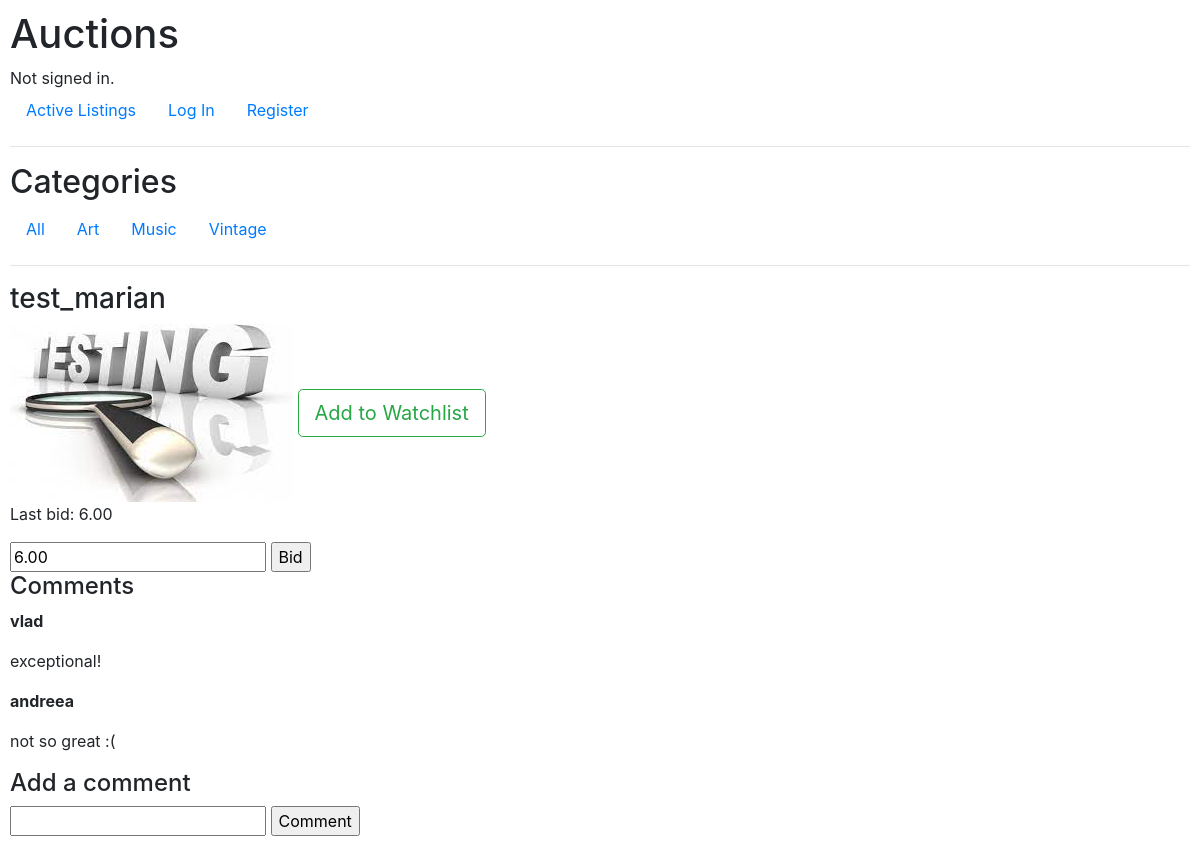
The app's page /listing/2, older data.
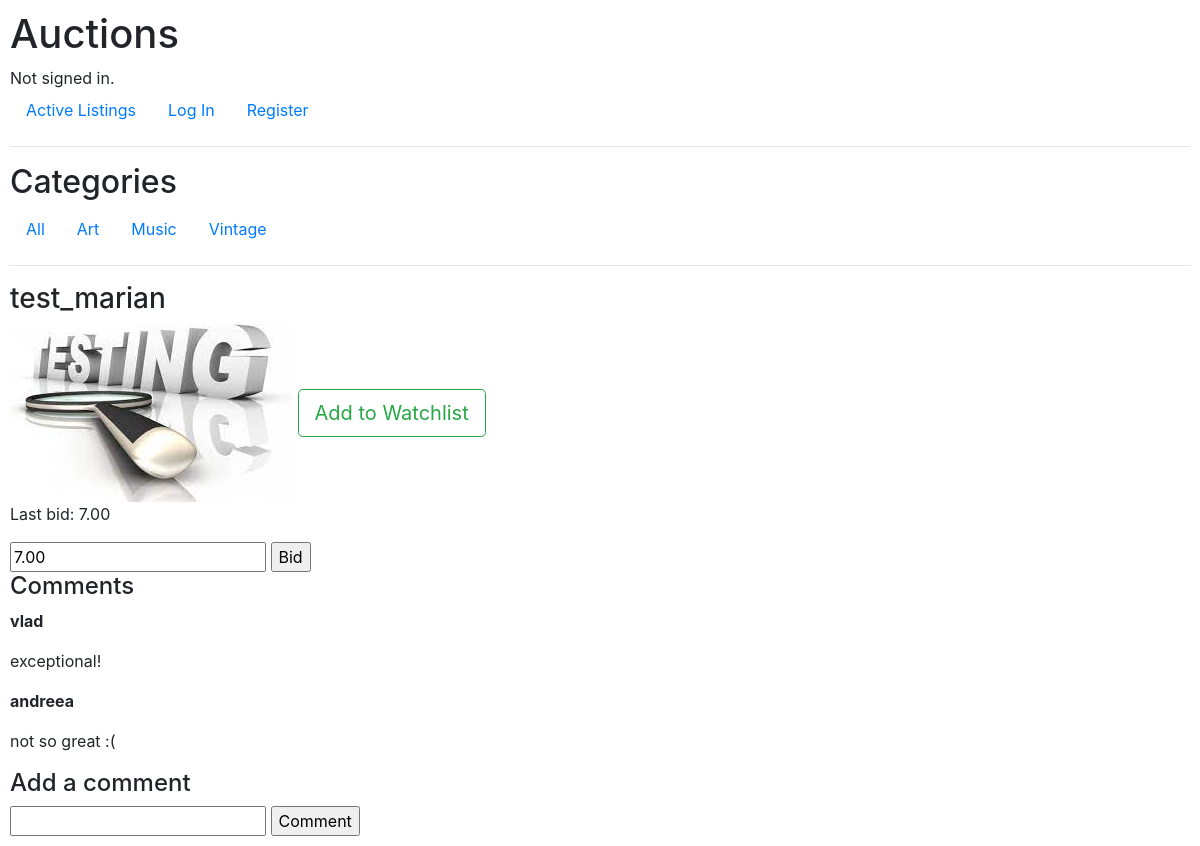
The same page, newer data.
### auctions/models.py (models this page shows)
class Bid(models.Model):
    user = models.ForeignKey(User, on_delete=models.CASCADE,null=False, blank=True, related_name="user_bid")
    listing = models.ForeignKey(Listing, on_delete=models.CASCADE,null=True, blank=True, related_name="listing_bid")
    bid = models.DecimalField(max_digits=3, decimal_places=2)
    def __str__(self):
        return str(self.bid)

### auctions/views.py (the view, shortened to what this page needs)
# urls.py: path("listing/<int:pk>", views.listing, name='listing'),
def listing(request, pk):
    listing = get_object_or_404(Listing, pk=pk)
    last_bid = Bid.objects.filter(listing=listing).last()
    comments = Comment.objects.filter(listing=listing)
    watching = Watching.objects.filter(user=request.user.id, listing=listing.id).exists()
    context = {
        "listing" : listing,
        'bid': last_bid,
        "comments":comments,
        "owner": checkOwner(request,listing),
        "watching": watching,
        }
    return render(request, "auctions/listing.html", context)

### auctions/models.py (called while the page is built)
    def image_url(self):
        return self.image.url if self.image else None

### auctions/templatetags/show_categories.py (called while the page is built)
@register.inclusion_tag("auctions/category_list.html")
def show_categories(categories):
    categories = Category.objects.all()
    return {"categories": categories}

### auctions/views.py (called while the page is built)
def checkOwner(req, lis):
    if req.user.id == lis.user.id:
        return True

### auctions/templates/auctions/listing.html (shortened to what this page needs)
{% extends "auctions/layout.html" %}
{% load static %}
{% block body %}
    <h3>{{listing.title}}</h3>
    {% if listing.image %}
    <img src="{{ listing.image_url }}" alt="{{ listing.title }}">
    {% else %}
        <img src="/uploads/default.jpg" alt="No image">
    {% endif %}
    {% if listing.active %}
        {% if not owner %}
            {% if watching %}
                <a href="{% url 'unwatch' listing.id  %}" role="button" class="btn btn-outline-secondary btn-lg">Remove from Watchlist</a>
            {% else %}
            <a href="{% url 'watch' listing.id  %}" role="button" class="btn btn-outline-success btn-lg">Add to Watchlist</a>
            {% endif %}
        {% endif %}
        {% if owner %}
            {% if bid %}
            <form action="" name="close" method="post">
                {% csrf_token %}
                <p>Highest bid: ${{bid}}</p>
                <input type="hidden" id="close" name="close">
                <input type="submit" value="Close auction">
            </form>
            {%else%}
                <p>No bids yet.</p>
            {% endif %}
        {% else %}
            {% if bid %}
                {% if bid.user.id == request.user.id%}
                    <p>You have the highest bid</p>
                    <p>Last bid: {{bid}}</p>
                {% else %}
                    <p>Last bid: {{bid}}</p>
                {% endif %}
            {%else%}
                <p>No bids yet.</p>
            {% endif %}
            {% if bid.user.id != request.user.id%}
            <form action="" name="bid" method="post">
                <input type="number" name="bid_amount" id="bid_amount"
                    {% if not bid %} min="{{listing.starting}}"
                    placeholder="{{listing.starting}}"
                    {% else %}
                    min="{{bid}}" placeholder="{{bid}}
                    {% endif %}"
                    value="{{bid}}"
                    required>
                <input type="submit" value="Bid">
            </form>
            {% endif %}
        {% endif %}
    {%else%}
        <p>Closed</p>
    {% endif %}
    <h4>Comments</h4>
    {% for comment in comments %}
    <p><b>{{comment.user}}</b></p>
    <p>{{comment.comment}}</p>
    {%empty%}
    <p>No comments yet.</p>
    {% endfor %}
   {% if not owner%}
   <h4>Add a comment</h4>
   <form action="" name="comment" method="post">
       <input type="textarea" name="comment" required>
       <input type="submit" value="Comment">
   </form>
   {% endif %}
{% endblock %}

Row changes from the older to the newer data that the page shows:
no longer on this page (row unchanged): Bid: bid "6.00", bid_amount "6.00"
added Bid: bid "7.00", bid_amount "7.00"
